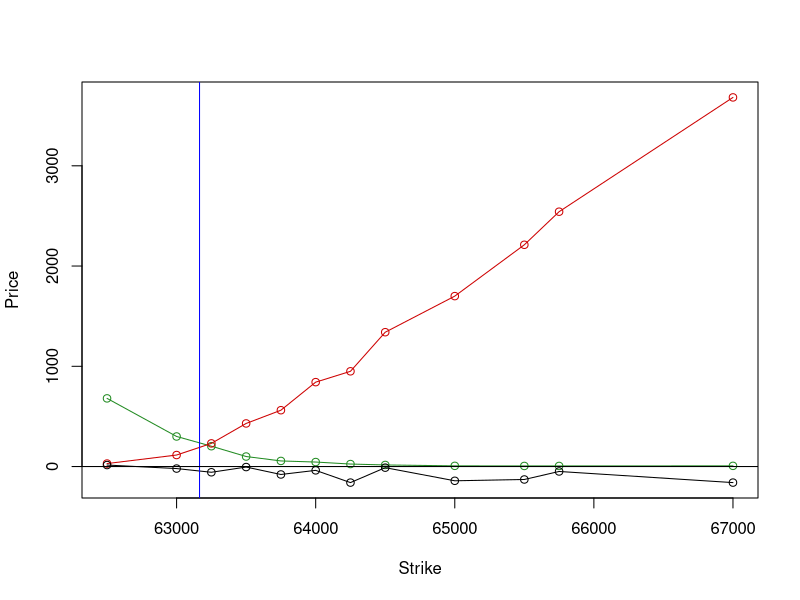

Write the R code that produced this figure.
# asset: SiU9, expires in 67 days, price: 63616, Trade date: 12.07.2019 0:00:00
# asset: SiU9, expires in 66 days, price: 63165, Trade date: 15.07.2019 0:00:00
asset = 63165
expiry = 1 / 252 * 66
callStrikes = c(62500,63000,63250,63500,63750,64000,64250,64500,64750,65000,65250,65500,65750,66000,66500,67000,68000)
callPrices = c(680,300,203,100,56,45,25,16,12,7,21,6,6,6,7,7,5)
putStrikes = c(60000,60500,61000,61750,62000,62500,62750,63000,63250,63500,63750,64000,64250,64500,65000,65500,65750,67000)
putPrices = c(3,12,4,10,8,30,44,115,231,430,562,842,950,1340,1700,2212,2542,3682)

###############################################################################

callIndexes = match(putStrikes, callStrikes)
callIndexes = callIndexes[!is.na(callIndexes)]

n = length(callIndexes)
diff = array(n)
cPrices = array(n)
pPrices = array(n)
strikes = array(n)
S = asset

for (i in 1:length(callIndexes))
{
  i_call = callIndexes[i]
  E_call = callStrikes[i_call]
  C = callPrices[i_call]
  i_put = match(c(E_call), putStrikes)
  E_put = putStrikes[i_put]
  P = putPrices[i_put]
  
  #s[i] - calls[i] + puts[i]
  cPrices[i] = callPrices[i_call]
  pPrices[i] = putPrices[i_put]
  strikes[i] = E_call
  #s[i] - calls[i] + puts[i]
  diff[i] = S - C + P - E_call
}

xrange = range(strikes)
yrange = range(pPrices, cPrices, diff)

plot(xrange, yrange, type = "n", xlab = "Strike", ylab = "Price")

#plot(diff, type = "o")
#points(cPrices, col = "red3", type = "o")
#points(pPrices)

points(strikes, cPrices, type = "o", col = "forestgreen")
points(strikes, pPrices, type = "o", col = "red3")
points(strikes, diff, type = "o")
abline(v=S, col="blue")
abline(h=0, col="black")